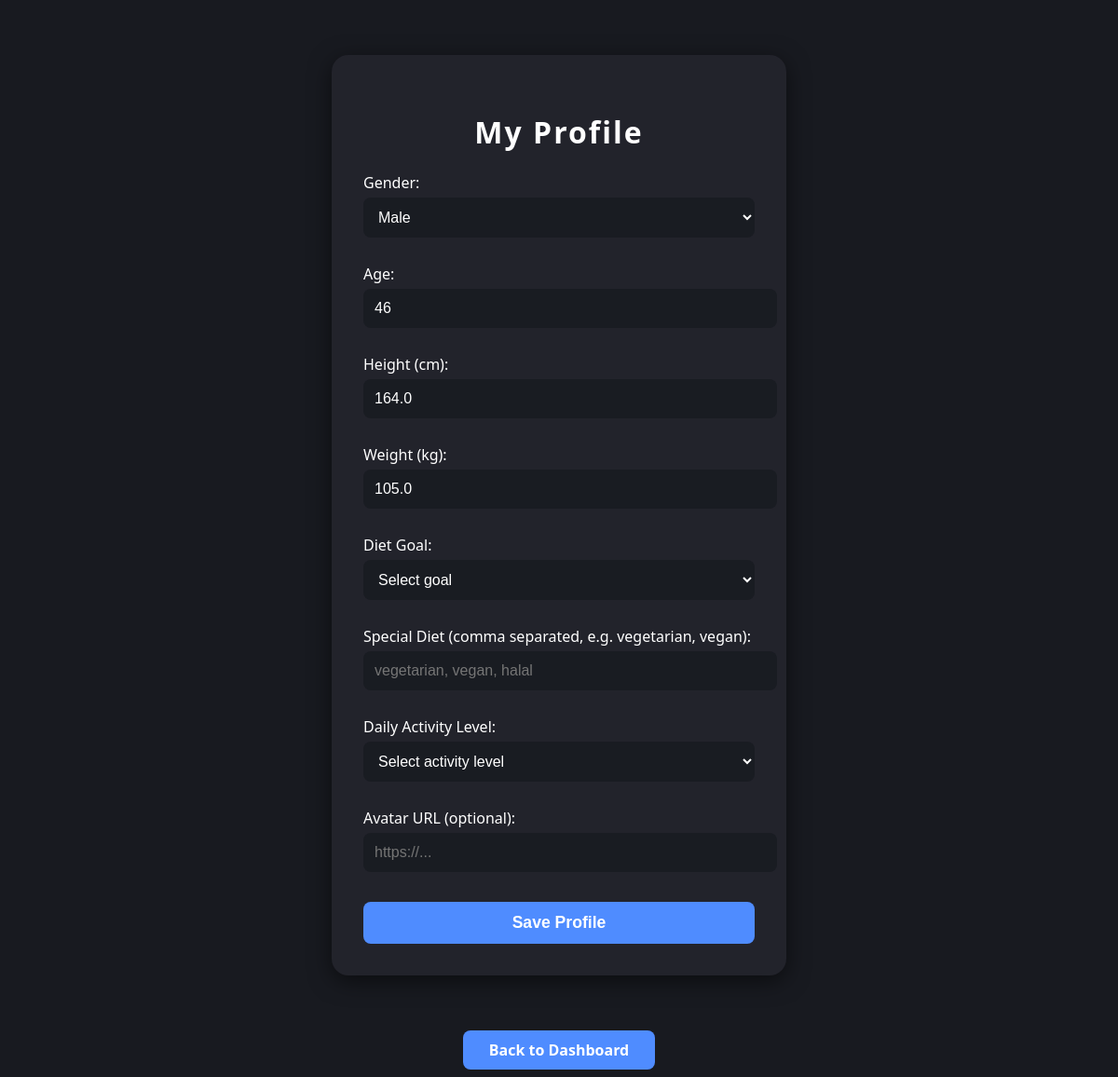
The page /profile (signed in) on the database its author committed.
### backend/models.py (models this page shows)
class User(db.Model):
    id = db.Column(db.Integer, primary_key=True)
    username = db.Column(db.String(80), unique=True, nullable=False)
    password = db.Column(db.String(255), nullable=False)
    gender = db.Column(db.String(20))   # 新增
    age = db.Column(db.Integer)         # 新增
    height = db.Column(db.Float)        # 新增
    weight = db.Column(db.Float)        # 新增
    diet_goal = db.Column(db.String(80))  # 饮食目标
    activity_level = db.Column(db.String(40))
    special_diet = db.Column(db.String(255))  # 特殊饮食习惯
    avatar_url = db.Column(db.String(255))  # 头像URL（可选）

### app.py (the view, shortened to what this page needs)
    @app.route('/profile', methods=['GET', 'POST'])
    def profile():
        if 'user_id' not in session:
            flash('Please log in first!')
            return redirect(url_for('login'))
        user = User.query.get(session['user_id'])
        return render_template('profile.html', user=user)

### templates/profile.html (shortened to what this page needs)
<!DOCTYPE html>
<html lang="en">
<head>
</head>
<body>
    <div class="profile-box">
        <h2>My Profile</h2>
        <form method="POST">
            <label for="gender">Gender:</label>
            <select name="gender" required>
                <option value="male" {% if user.gender=='male' %}selected{% endif %}>Male</option>
            </select>
            <label for="age">Age:</label>
            <input type="number" name="age" min="1" max="120" value="{{ user.age or '' }}" required>
            <label for="height">Height (cm):</label>
            <input type="number" name="height" min="50" max="250" step="0.1" value="{{ user.height or '' }}" required>
            <label for="weight">Weight (kg):</label>
            <input type="number" name="weight" min="10" max="300" step="0.1" value="{{ user.weight or '' }}" required>
            <label for="diet_goal">Diet Goal:</label>
            <select name="diet_goal" required>
                <option value="">Select goal</option>
            </select>
            <label for="special_diet">Special Diet (comma separated, e.g. vegetarian, vegan):</label>
            <input type="text" name="special_diet" value="{{ user.special_diet or '' }}" placeholder="vegetarian, vegan, halal">
            <label for="activity_level">Daily Activity Level:</label>
            <select name="activity_level" required>
                <option value="">Select activity level</option>
            </select>
            <label for="avatar_url">Avatar URL (optional):</label>
            <input type="text" name="avatar_url" value="{{ user.avatar_url or '' }}" placeholder="https://...">
            <button type="submit" class="btn">Save Profile</button>
        </form>
    </div>
<div style="margin-top: 28px; text-align: center;">
    <a href="{{ url_for('dashboard') }}" style="display:inline-block;padding:10px 28px;border-radius:8px;background:#4f8cff;color:#fff;text-decoration:none;font-weight:bold;">Back to Dashboard</a>
</div>
</body>
</html>

### templates/profile.html (style rules this page uses)
body { background: #181a20; color: #fff; font-family: 'Segoe UI', Arial, sans-serif; }
.profile-box { max-width: 420px; margin: 5% auto; background: #22232b; border-radius: 18px; box-shadow: 0 6px 24px #0008; padding: 34px; }
h2 { text-align: center; margin-bottom: 22px; font-size: 2em; letter-spacing: 2px; }
label { display: block; margin: 18px 0 5px; }
input, select { width: 100%; padding: 12px; border-radius: 8px; border: none; background: #191c22; color: #fff; font-size: 1em; margin-bottom: 10px; }
.btn { width: 100%; margin: 22px 0 0 0; padding: 12px; border: none; border-radius: 8px; background: #4f8cff; color: #fff; font-size: 1.1em; font-weight: bold; transition: background .2s; cursor: pointer; }

### rows shown on the page
User: gender "Male", age "46", height "164.0", weight "105.0"
